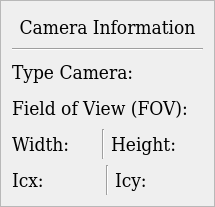
          <widget class="QFrame" name="frame">
           <property name="frameShape">
            <enum>QFrame::StyledPanel</enum>
           </property>
           <property name="frameShadow">
            <enum>QFrame::Sunken</enum>
           </property>
           <property name="lineWidth">
            <number>1</number>
           </property>
           <layout class="QVBoxLayout" name="verticalLayout_3">
            <item>
             <widget class="QLabel" name="label_11">
              <property name="minimumSize">
               <size>
                <width>0</width>
                <height>30</height>
               </size>
              </property>
              <property name="font">
               <font>
                <family>DejaVu Serif Condensed</family>
                <pointsize>14</pointsize>
               </font>
              </property>
              <property name="text">
               <string>Camera Information</string>
              </property>
              <property name="alignment">
               <set>Qt::AlignCenter</set>
              </property>
             </widget>
            </item>
            <item>
             <widget class="Line" name="line_3">
              <property name="orientation">
               <enum>Qt::Horizontal</enum>
              </property>
             </widget>
            </item>
            <item>
             <layout class="QHBoxLayout" name="horizontalLayout_19">
              <item>
               <widget class="QLabel" name="label_10">
                <property name="minimumSize">
                 <size>
                  <width>0</width>
                  <height>30</height>
                 </size>
                </property>
                <property name="font">
                 <font>
                  <family>DejaVu Serif Condensed</family>
                  <pointsize>14</pointsize>
                 </font>
                </property>
                <property name="lineWidth">
                 <number>1</number>
                </property>
                <property name="text">
                 <string>Type Camera:</string>
                </property>
               </widget>
              </item>
              <item>
               <widget class="QLabel" name="labelTypeCamera">
                <property name="minimumSize">
                 <size>
                  <width>0</width>
                  <height>30</height>
                 </size>
                </property>
                <property name="font">
                 <font>
                  <family>DejaVu Serif Condensed</family>
                  <pointsize>14</pointsize>
                 </font>
                </property>
                <property name="lineWidth">
                 <number>1</number>
                </property>
                <property name="text">
                 <string/>
                </property>
               </widget>
              </item>
             </layout>
            </item>
            <item>
             <layout class="QHBoxLayout" name="horizontalLayout_22">
              <item>
               <widget class="QLabel" name="label_22">
                <property name="minimumSize">
                 <size>
                  <width>0</width>
                  <height>30</height>
                 </size>
                </property>
                <property name="font">
                 <font>
                  <family>DejaVu Serif Condensed</family>
                  <pointsize>14</pointsize>
                 </font>
                </property>
                <property name="lineWidth">
                 <number>1</number>
                </property>
                <property name="text">
                 <string>Field of View (FOV):</string>
                </property>
               </widget>
              </item>
              <item>
               <widget class="QLabel" name="labelFoV">
                <property name="minimumSize">
                 <size>
                  <width>0</width>
                  <height>30</height>
                 </size>
                </property>
                <property name="font">
                 <font>
                  <family>DejaVu Serif Condensed</family>
                  <pointsize>14</pointsize>
                 </font>
                </property>
                <property name="lineWidth">
                 <number>1</number>
                </property>
                <property name="text">
                 <string/>
                </property>
               </widget>
              </item>
             </layout>
            </item>
            <item>
             <layout class="QHBoxLayout" name="horizontalLayout_21">
              <item>
               <widget class="QLabel" name="label_14">
                <property name="minimumSize">
                 <size>
                  <width>0</width>
                  <height>30</height>
                 </size>
                </property>
                <property name="font">
                 <font>
                  <family>DejaVu Serif Condensed</family>
                  <pointsize>14</pointsize>
                 </font>
                </property>
                <property name="lineWidth">
                 <number>1</number>
                </property>
                <property name="text">
                 <string>Width:</string>
                </property>
               </widget>
              </item>
              <item>
               <widget class="QLabel" name="labelWidth">
                <property name="minimumSize">
                 <size>
                  <width>0</width>
                  <height>30</height>
                 </size>
                </property>
                <property name="font">
                 <font>
                  <family>DejaVu Serif Condensed</family>
                  <pointsize>14</pointsize>
                 </font>
                </property>
                <property name="lineWidth">
                 <number>1</number>
                </property>
                <property name="text">
                 <string/>
                </property>
               </widget>
              </item>
              <item>
               <widget class="Line" name="line_7">
                <property name="orientation">
                 <enum>Qt::Vertical</enum>
                </property>
               </widget>
              </item>
              <item>
               <widget class="QLabel" name="label_15">
                <property name="minimumSize">
                 <size>
                  <width>0</width>
                  <height>30</height>
                 </size>
                </property>
                <property name="font">
                 <font>
                  <family>DejaVu Serif Condensed</family>
                  <pointsize>14</pointsize>
                 </font>
                </property>
                <property name="lineWidth">
                 <number>1</number>
                </property>
                <property name="text">
                 <string>Height:</string>
                </property>
               </widget>
              </item>
              <item>
               <widget class="QLabel" name="labelHeight">
                <property name="minimumSize">
                 <size>
                  <width>0</width>
                  <height>30</height>
                 </size>
                </property>
                <property name="font">
                 <font>
                  <family>DejaVu Serif Condensed</family>
                  <pointsize>14</pointsize>
                 </font>
                </property>
                <property name="lineWidth">
                 <number>1</number>
                </property>
                <property name="text">
                 <string/>
                </property>
               </widget>
              </item>
             </layout>
            </item>
            <item>
             <layout class="QHBoxLayout" name="horizontalLayout_20">
              <item>
               <widget class="QLabel" name="label_18">
                <property name="minimumSize">
                 <size>
                  <width>0</width>
                  <height>30</height>
                 </size>
                </property>
                <property name="font">
                 <font>
                  <family>DejaVu Serif Condensed</family>
                  <pointsize>14</pointsize>
                 </font>
                </property>
                <property name="lineWidth">
                 <number>1</number>
                </property>
                <property name="text">
                 <string>Icx:</string>
                </property>
               </widget>
              </item>
              <item>
               <widget class="QLabel" name="imgIcx">
                <property name="minimumSize">
                 <size>
                  <width>0</width>
                  <height>30</height>
                 </size>
                </property>
                <property name="font">
                 <font>
                  <family>DejaVu Serif Condensed</family>
                  <pointsize>14</pointsize>
                 </font>
                </property>
                <property name="lineWidth">
                 <number>1</number>
                </property>
                <property name="text">
                 <string/>
                </property>
               </widget>
              </item>
              <item>
               <widget class="Line" name="line_8">
                <property name="orientation">
                 <enum>Qt::Vertical</enum>
                </property>
               </widget>
              </item>
              <item>
               <widget class="QLabel" name="label_12">
                <property name="minimumSize">
                 <size>
                  <width>0</width>
                  <height>30</height>
                 </size>
                </property>
                <property name="font">
                 <font>
                  <family>DejaVu Serif Condensed</family>
                  <pointsize>14</pointsize>
                 </font>
                </property>
                <property name="lineWidth">
                 <number>1</number>
                </property>
                <property name="text">
                 <string>Icy:</string>
                </property>
               </widget>
              </item>
              <item>
               <widget class="QLabel" name="imgIcy">
                <property name="minimumSize">
                 <size>
                  <width>0</width>
                  <height>30</height>
                 </size>
                </property>
                <property name="font">
                 <font>
                  <family>DejaVu Serif Condensed</family>
                  <pointsize>14</pointsize>
                 </font>
                </property>
                <property name="lineWidth">
                 <number>1</number>
                </property>
                <property name="text">
                 <string/>
                </property>
               </widget>
              </item>
             </layout>
            </item>
           </layout>
          </widget>
